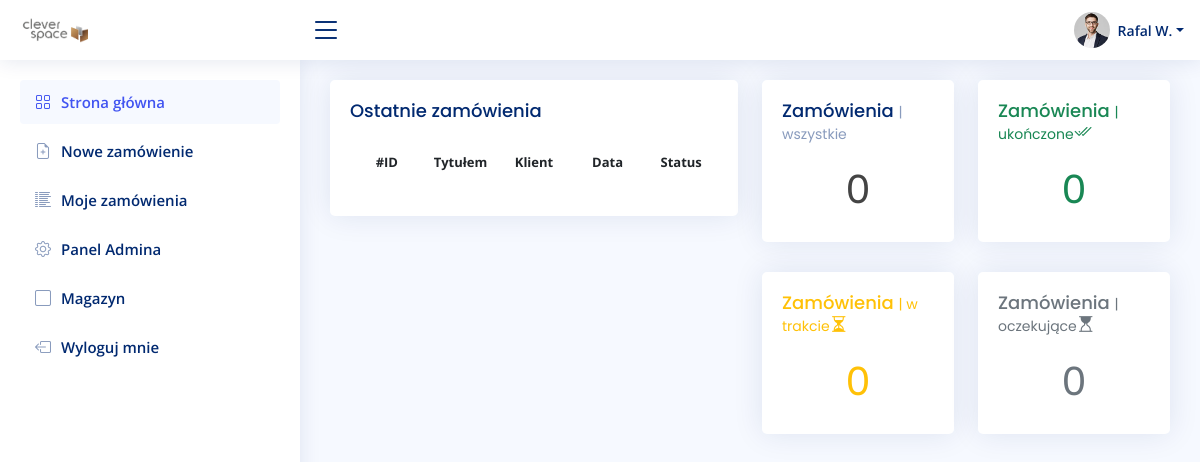
The page / (signed in) on the database as committed earlier.
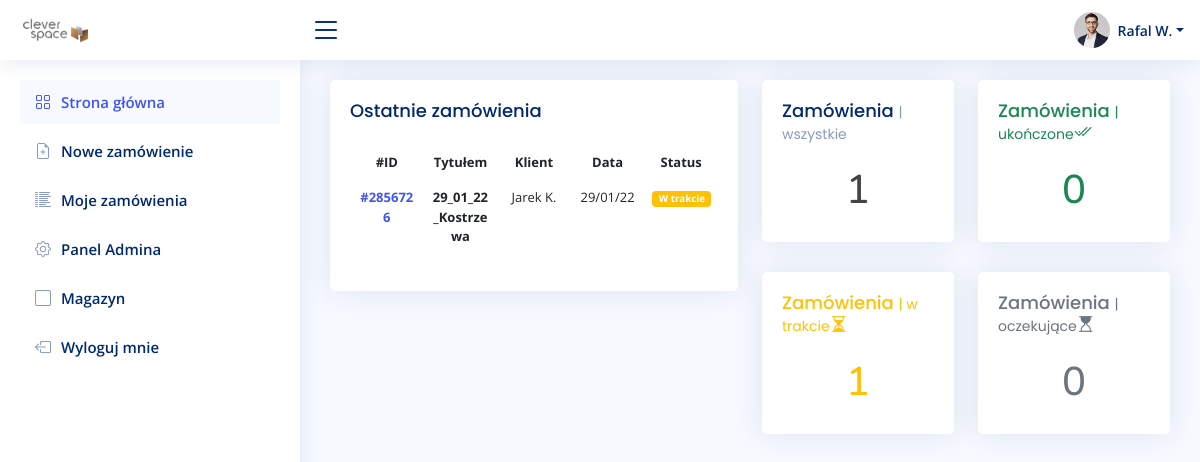
The same page on the database as committed later.
### order/models.py (models this page shows, shortened)
class Order(models.Model):
    PREPARATION = 0
    PENDING = 1
    DURING = 2
    DONE = 3
    STATUS = (
        ('zmień status', 'zmień status'),
        (PREPARATION, 'Przygotowywanie'),
        (PENDING, 'Oczekuję'),
        (DURING, 'W trakcie'),
        (DONE, 'Zakończone'),
    )
    user = models.ForeignKey(settings.AUTH_USER_MODEL, on_delete=models.CASCADE, related_name='order_user')
    title = models.CharField(max_length=255, blank=False, null=False, default=True)
    date_created = models.DateTimeField(auto_now_add=True, null=True)
    slug = RandomSlugField(length=7, exclude_lower=True, exclude_upper=True, exclude_vowels=True)
    status = models.SmallIntegerField(choices=STATUS, default=PREPARATION)
    class Meta:
        verbose_name = "zamówienie"
        verbose_name_plural = "zamówienia"

### account/models.py (models this page shows, shortened)
class UserBase(AbstractBaseUser, PermissionsMixin):
    email = models.EmailField(unique=True)
    first_name = models.CharField(max_length=150, blank=True)
    last_name = models.CharField(max_length=150, blank=True)
    phone_number = models.CharField(max_length=15, blank=True)
    postcode = models.CharField(max_length=12, blank=True)
    address_line_1 = models.CharField(max_length=150, blank=True)
    address_line_2 = models.CharField(max_length=150, blank=True)
    town_city = models.CharField(max_length=150, blank=True)
    is_active = models.BooleanField(default=True)
    is_staff = models.BooleanField(default=False)
    created = models.DateTimeField(auto_now_add=True)
    updated = models.DateTimeField(auto_now=True)
    objects = CustomAccountManager()
    USERNAME_FIELD = 'email'
    REQUIRED_FIELDS = ['first_name', 'last_name']
    class Meta:
        verbose_name = "Konto"
        verbose_name_plural = "Konta"

### order/views.py (the view, shortened to what this page needs)
# urls.py: 2. Add a URL to urlpatterns:  path('', views.home, name='home')
@login_required(login_url='login')
def home(request):
    user_id = request.user.id
    if request.user.is_staff:
        orders = Order.objects.all()
        orders_total = Order.objects.all().count()
        orders_pending = Order.objects.filter(status='1').count()
        orders_during = Order.objects.filter(status='2').count()
        orders_done = Order.objects.filter(status='3').count()
    context = {
        'orders': orders,
        'orders_total': orders_total,
        'orders_pending': orders_pending,
        'orders_during': orders_during,
        'orders_done': orders_done, }
    return render(request, "order/home.html", context)

### order/templates/order/home.html
{% extends 'main.html' %}
{% load static %}
{% block content %}
<div class="row">
  <div class="col-sm-6">
    <div class="card recent-sales">
      <div class="card-body">
        <h5 class="card-title">Ostatnie zamówienia</h5>
        <table class="table table-borderless">
          <thead>
            <tr>
              <th>#ID</th>
              {% if request.user.is_staff %}
              <th>Tytułem</th>
              {% endif %}
              <th>Klient</th>
              <th>Data</th>
              <th>Status</th>
            </tr>
          </thead>
          <tbody>
            {% for i in orders %}
            <tr>
              <th><a href="{% url 'detail' i.slug %}">#{{ i.slug }}</a></th>
              {% if request.user.is_staff %}
              <th >{{ i.title }}</th>
              {% endif %}
              <td>{{ i.user.first_name }} {{ i.user.last_name|first }}.</td>
              <td>{{ i.date_created|date:"d/m/y" }}</td>
              <td><span class="badge {% if i.status == 3 %} bg-success  {% elif i.status == 2 %} bg-warning {% elif i.status == 1 %} bg-secondary {% elif i.status == 0 %} bg-danger {% endif %} ">{{ i.get_status_display }}</span></td>
            </tr>
            {% endfor %}
          </tbody>
        </table>
      </div>
    </div>
  </div>
  <div class="col-sm-6">
    <div class="row">
      <div class="col-sm-6">
        <div class="card info-card">
          <div class="card-body">
            <h5 class="card-title">Zamówienia <span>| wszystkie</span></h5>
            <div class="d-flex align-items-center">
              <div class="mx-auto">
                <h1>{{ orders_total }}</h1>
              </div>
            </div>
          </div>
        </div>
      </div>
      <div class="col-sm-6">
        <div class="card info-card">
          <div class="card-body">
            <h5 class="card-title text-success">Zamówienia <span class="text-success">| ukończone</span><i class="bi bi-check2-all"></i></h5>
            <div class="d-flex align-items-center">
              <div class="mx-auto">
                <h1 class="text-success">{{ orders_done }}</h1>
              </div>
            </div>
          </div>
        </div>
      </div>
    </div>
    <div class="row">
      <div class="col-sm-6">
        <div class="card info-card">
          <div class="card-body">
            <h5 class="card-title text-warning">Zamówienia <span class="text-warning">| w trakcie</span><i class="bi bi-hourglass-split"></i></h5>
            <div class="d-flex align-items-center">
              <div class="mx-auto">
                <h1 class="text-warning">{{ orders_during }}</h1>
              </div>
            </div>
          </div>
        </div>
      </div>
      <div class="col-sm-6">
        <div class="card info-card">
          <div class="card-body">
            <h5 class="card-title text-secondary">Zamówienia <span class="text-secondary">| oczekujące</span><i class="bi bi-hourglass-top"></i></h5>
            <div class="d-flex align-items-center">
              <div class="mx-auto">
                <h1 class="text-secondary">{{ orders_pending }}</h1>
              </div>
            </div>
          </div>
        </div>
      </div>
    </div>
  </div>
</div>
{% endblock %}

Rows that differ between the two databases and show on the page:
added Order: slug "2856726", title "29_01_22_Kostrzewa", user.first_name "Jarek", user.last_name|first "K", date_created "29/01/22", status "W trakcie"
Other text that changed with them:
{{ orders_total }}: "0" → "1"
{{ orders_during }}: "0" → "1"
